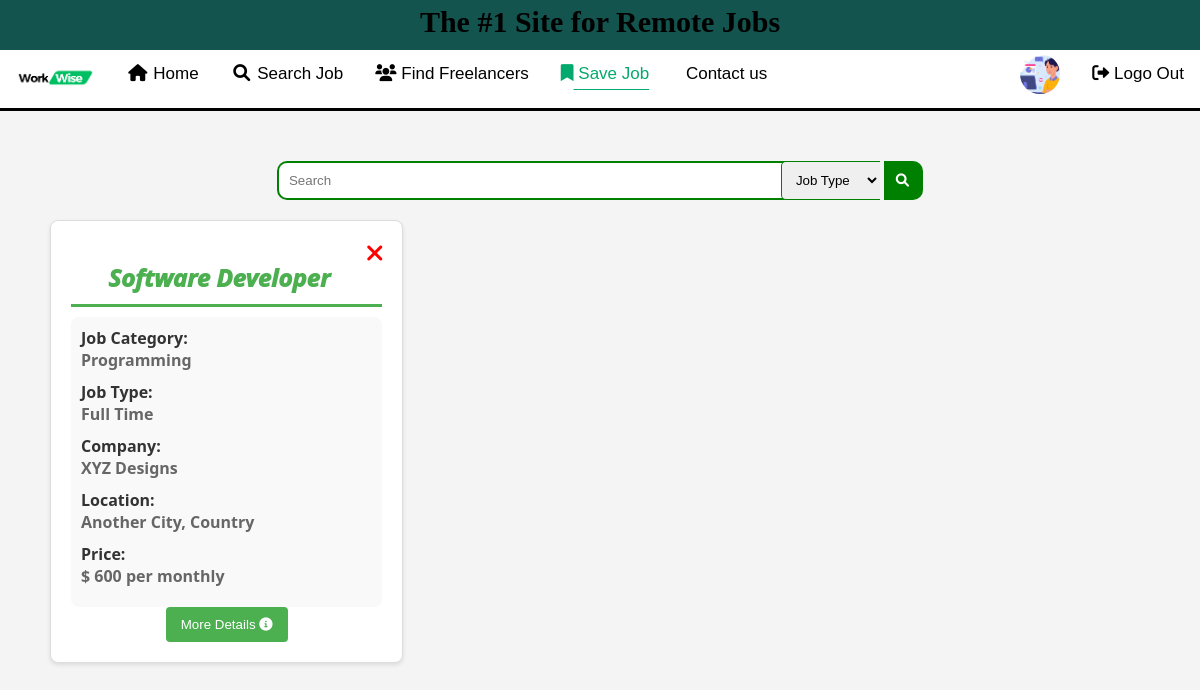
Screenshot of /PHP/user/save_job.php (signed in) with the database file from the repository.
### tables this page shows
CREATE TABLE `bmjob` (
  `id` int(10) NOT NULL,
  `userId` int(10) NOT NULL,
  `jobId` int(20) NOT NULL
);

CREATE TABLE `jobtable` (
  `jobId` int(10) NOT NULL,
  `userId` int(11) NOT NULL,
  `category` varchar(32) NOT NULL,
  `title` varchar(20) NOT NULL,
  `jobType` varchar(10) NOT NULL,
  `company` varchar(20) NOT NULL,
  `location` varchar(32) NOT NULL,
  `price` int(10) NOT NULL,
  `exitDay` date NOT NULL,
  `responsibilities` varchar(120) NOT NULL,
  `requirements` varchar(200) NOT NULL,
  `payment` int(11) NOT NULL
);

### PHP/user/save_job.php (the view, shortened to what this page needs)
<?php include("../conn.php"); ?>
<?php
$userid = $_SESSION['id'];
$sql = "SELECT bm.id, job.*
        FROM bmjob bm
        JOIN users t1 ON bm.userId = t1.userId
        JOIN jobtable job ON bm.jobId = job.jobId
        WHERE t1.userId = '$userid'";
$result = mysqli_query($conn, $sql);
?>
<!DOCTYPE html>
<html lang="en">
<head>
    <link rel="stylesheet" href="https://cdnjs.cloudflare.com/ajax/libs/font-awesome/4.7.0/css/font-awesome.min.css">
    <link rel="stylesheet" href="../../CSS/save_job.css">
    <link rel="stylesheet" href="https://cdnjs.cloudflare.com/ajax/libs/font-awesome/6.0.0/css/all.min.css">
</head>
<body>
    <header>
        <link rel="stylesheet" href="../../CSS/header.css">
        <div class="headerbar">
            <h3>The #1 Site for Remote Jobs</h3>
        </div>
    </header>
    <?php include_once("login_navbar.php"); ?>
    <form action="save_job.php" method="get">
        <div class="searchbar">
            <input type="search" name="search" placeholder="<?php if (isset($_GET["search"])) {
                echo $_GET["search"];
            } else {
                echo "Search";
            } ?>">
            <select name="filter" id="">
                <option value="All Type">Job Type</option>
            </select>
            <button><i class="fa fa-fw fa-search"></i></button>
        </div>
    </form>
    <div class="job_listings">
        <div class="job_row">
            <?php
            if ($result && mysqli_num_rows($result) > 0) {
                while ($row = mysqli_fetch_assoc($result)) {
                    ?>
                     <form action="save_job.php" method="get">
                    <div class="job">
                     <button id="remove" type="submit" name="remove"><i class="fa fa-remove"></i></button>
                        <h2>
                            <?php echo $row["title"]; ?>
                        </h2>
                        <div class="job_details">
                            <h4>Job Category:</h4>
                            <p>
                                <?php echo $row['category']; ?>
                            </p>
                            <h4>Job Type:</h4>
                            <p>
                                <?php echo $row['jobType']; ?>
                            </p>
                            <h4>Company:</h4>
                            <p>
                                <?php echo $row['company']; ?>
                            </p>
                            <h4>Location:</h4>
                            <p>
                                <?php echo $row['location']; ?>
                            </p>
                            <h4>Price:</h4>
                            <p>$
                                <?php echo $row['price']; ?> per monthly
                            </p>
                        </div>
                        <center>
                            <form action="more_details.php" method="get">
                                <button class="apply-btn" type="submit" name="apply">
                                    More Details <i class="fas fa-info-circle"></i>
                                </button>
                            </form>
                        </center>
                    </div>
                    </form>
                    <?php
                }
                ?>
            </div>
        </div>
        <?php
            }
            ?>
</body>
</html>

### CSS/save_job.css (style rules this page uses)
body { margin: 0; padding: 0; background-color: #f4f4f4; }
.searchbar { width: 100%; text-align: center; justify-content: center; }
input , button,select { margin-top: 50px; padding: 10px; border-style: solid; border-color: green; }
.searchbar input { width: 50%; border-top-left-radius: 10px; border-bottom-left-radius: 10px; border-right-style: none; }
.searchbar button { border-top-right-radius: 10px; border-bottom-right-radius: 10px; border-left-style: none; background-color: green; }
select { border-radius: 5px; border-top-right-radius: 0; border-bottom-right-radius: 0; border-style: solid; border-right-style: none; margin-left: -100px; position: sticky; }
button i { color: white; }
.job_listings { font-family: 'Segoe UI', Tahoma, Geneva, Verdana, sans-serif; max-width: 1100px; margin: 20px auto; }
.job_row { display: grid; grid-template-columns: repeat(3, 1fr); gap: 20px; }
.job { border: 1px solid #ddd; background-color: #fff; padding: 20px; border-radius: 8px; box-shadow: 0 2px 4px rgba(0, 0, 0, 0.1); transition: transform 0.3s ease-in-out; }
h2 { text-align: center; font-style: italic; font-weight: 1000; margin-bottom: 10px; color: #4CAF50; padding-bottom: 10px; border-bottom-style: solid; }
p { color: #666; font-weight: 600; margin-bottom: 8px; padding-bottom: 10px; }
.job_details { background-color: #f9f9f9; padding: 10px; border-radius: 8px; }
.job_details h4 { margin: 0; color: #333; }
.job_details p { margin: 0; color: #666; }
.apply-btn { margin: 0; background-color: #4CAF50; color: #fff; padding: 10px 15px; border: none; border-radius: 4px; cursor: pointer; transition: background-color 0.3s ease-in-out; }
#remove i { font-size:24px; color:red; }
#remove { float: inline-end; margin: 0; padding: 0; border-style: none; background-color: #f4f4f407; cursor: pointer; }

### CSS/header.css (style rules this page uses)
body { margin: 0; }
.headerbar { margin-top: -30px; padding: 0; height: 50px; background-color: #13544e; }
.headerbar h3 { padding: 5px; text-align: center; font-size: 30px; }

### rows the page displays
bmjob: jobId.title "Software Developer", jobId.category "Programming", jobId.jobType "Full Time", jobId.company "XYZ Designs", jobId.location "Another City, Country", jobId.price "600"
